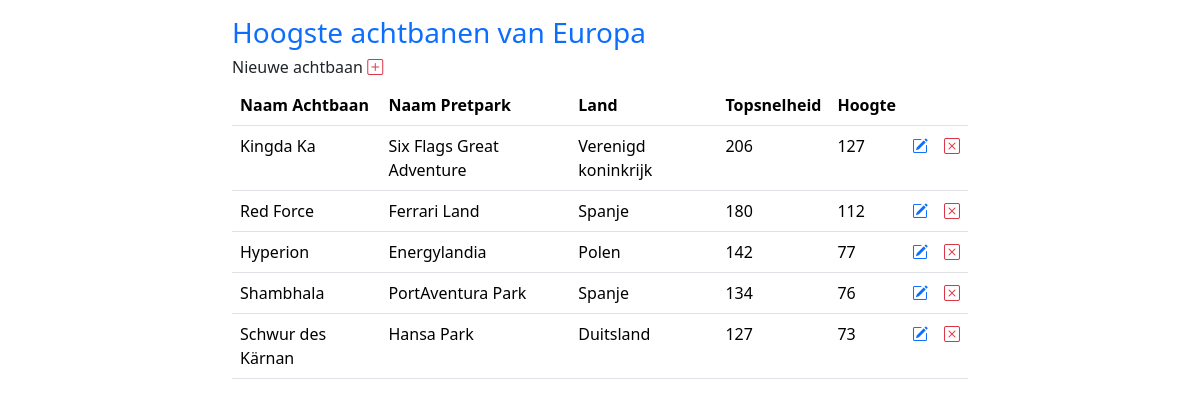
The page / on the database its author committed.
### tables this page shows
CREATE TABLE HoogsteAchtbaanVanEuropa
(
     Id                  SMALLINT        UNSIGNED       NOT NULL    AUTO_INCREMENT
    ,NaamAchtbaan        VARCHAR(50)                    NOT NULL
    ,NaamPretPark        VARCHAR(50)                    NOT NULL
    ,Land                VARCHAR(50)                    NOT NULL
    ,Topsnelheid         TINYINT         UNSIGNED       NOT NULL
    ,Hoogte              TINYINT         UNSIGNED       NOT NULL
    ,IsActief            BIT                            NOT NULL    DEFAULT 1
    ,Opmerking           VARCHAR(255)                       NULL    DEFAULT NULL
    ,DatumAangemaakt     DATETIME(6)                    NOT NULL
    ,DatumGewijzigd      DATETIME(6)                    NOT NULL
    ,CONSTRAINT          PK_HoogsteAchtbaanVanEuropa    PRIMARY KEY CLUSTERED(Id)
);

### index.php (the view, shortened to what this page needs)
<?php
include('config/config.php');
$dsn = "mysql:host=$dbHost;
        dbname=$dbName;
        charset=UTF8";
$pdo = new PDO($dsn, $dbUser, $dbPass);
$sql = "SELECT  HAVE.Id
               ,HAVE.NaamAchtbaan
               ,HAVE.NaamPretpark
               ,HAVE.Land
               ,HAVE.Topsnelheid
               ,HAVE.Hoogte
        FROM HoogsteAchtbaanVanEuropa AS HAVE
        ORDER BY Hoogte DESC" ;
$statement = $pdo->prepare($sql);
$statement->execute();
$result = $statement->fetchAll(PDO::FETCH_OBJ);
?>
<!doctype html>
<html lang="en">
  <head>
    <link href="https://cdn.jsdelivr.net/npm/bootstrap@5.3.3/dist/css/bootstrap.min.css" rel="stylesheet">
    <link rel="stylesheet" href="https://cdn.jsdelivr.net/npm/bootstrap-icons@1.11.3/font/bootstrap-icons.min.css">
  </head>
  <body>
    <div class="container mt-3">
        <div class="row">
            <div class="col-2"></div>
            <div class="col-8"><h3 class="text-primary">Hoogste achtbanen van Europa</h3></div>
            <div class="col-2"></div>
        </div>
        <div class="row">
          <div class="col-2"></div>
          <div class="col-2"><h6>Nieuwe achtbaan <a href="./create.php"><i class="bi bi-plus-square text-danger"></i></a></h5></div>
          <div class="col-2"></div>
        </div>
        <div class="row">
          <div class="col-2"></div>
          <div class="col-8">
              <table class="table table-hover">
                <thead>
                    <th>Naam Achtbaan</th>
                    <th>Naam Pretpark</th>
                    <th>Land</th>
                    <th>Topsnelheid</th>
                    <th>Hoogte</th>
                    <th></th>
                    <th></th>
                </thead>
                <tbody>
                    <?php foreach ($result as $row) : ?>
                        <tr>
                            <td><?= $row->NaamAchtbaan ?></td>
                            <td><?= $row->NaamPretpark ?></td>
                            <td><?= $row->Land ?></td>
                            <td><?= $row->Topsnelheid ?></td>
                            <td><?= $row->Hoogte ?></td>
                            <td>
                              <a href="update.php?id=<?= $row->Id; ?>">
                                  <i class="bi bi-pencil-square text-primary"></i>
                              </a>
                            </td>
                            <td>
                              <a href="delete.php?id=<?= $row->Id; ?>">
                                <i class="bi bi-x-square text-danger"></i>
                              </a>
                            </td>
                        </tr>
                    <?php endforeach;  ?>
                </tbody>
              </table>
          </div>
          <div class="col-2"></div>
        </div>
    </div>
  </body>
</html>

### rows shown on the page
hoogsteachtbaanvaneuropa: NaamAchtbaan "Kingda Ka", NaamPretPark "Six Flags Great Adventure", Land "Verenigd koninkrijk", Topsnelheid "206", Hoogte "127"
hoogsteachtbaanvaneuropa: NaamAchtbaan "Red Force", NaamPretPark "Ferrari Land", Land "Spanje", Topsnelheid "180", Hoogte "112"
hoogsteachtbaanvaneuropa: NaamAchtbaan "Hyperion", NaamPretPark "Energylandia", Land "Polen", Topsnelheid "142", Hoogte "77"
hoogsteachtbaanvaneuropa: NaamAchtbaan "Shambhala", NaamPretPark "PortAventura Park", Land "Spanje", Topsnelheid "134", Hoogte "76"
hoogsteachtbaanvaneuropa: NaamAchtbaan "Schwur des Kärnan", NaamPretPark "Hansa Park", Land "Duitsland", Topsnelheid "127", Hoogte "73"
